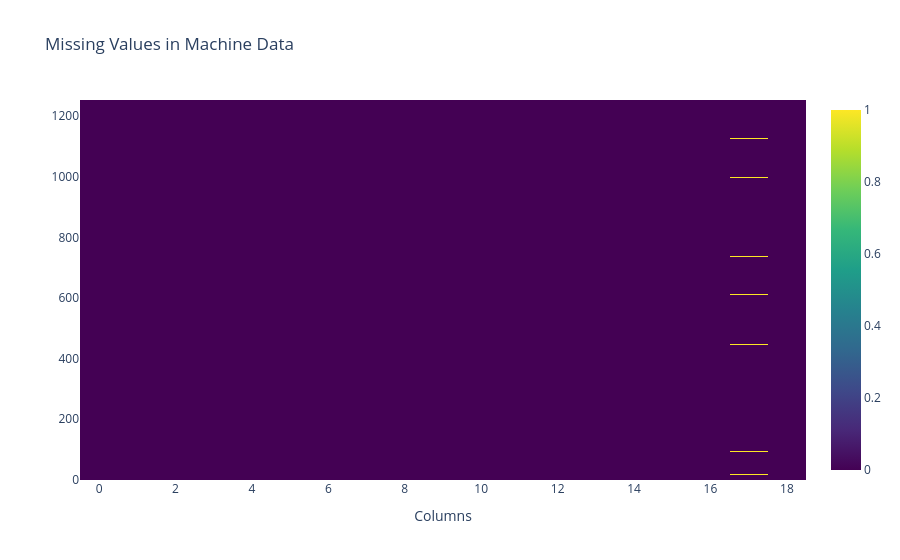

Notebook code for this chart:
### Code cell
import plotly.graph_objects as go

fig = go.Figure(data=go.Heatmap(z=df.isnull().astype(int),
                                colorscale="Viridis"))
fig.update_layout(title="Missing Values in Machine Data", xaxis_title="Columns")
fig.show()

### Figure 1 — Plotly figure (JSON) as saved in the notebook; plotly's stock layout.template omitted (floating-point values rounded to 4 significant figures; data arrays with more than 128 entries replaced by an {"elided": "..."} marker saying what was removed)
{"data": [{"colorscale": [[0, "#440154"], [0.1111, "#482878"], [0.2222, "#3e4989"], [0.3333, "#31688e"], [0.4444, "#26828e"], [0.5556, "#1f9e89"], [0.6667, "#35b779"], [0.7778, "#6ece58"], [0.8889, "#b5de2b"], [1, "#fde725"]], "type": "heatmap", "z": {"elided": "1254x19 int values"}}], "layout": {"title": {"text": "Missing Values in Machine Data"}, "xaxis": {"title": {"text": "Columns"}}}}
